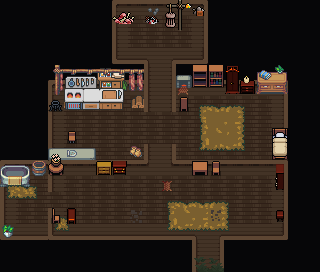

Rendered tile map (Tiled .tmx) drawn with the repository's tilesets; below, a short description and the map source with its tile grids summarised:
An orthogonal 20x17 tile map with 16x16 px tiles, 4 tile layers (Floor, Walls, Clutter, Walls Supplementary), 5 tilesets and 12 objects.

<map version="1.10" tiledversion="1.11.2" orientation="orthogonal" renderorder="right-down" width="20" height="17" tilewidth="16" tileheight="16" infinite="0" nextlayerid="9" nextobjectid="106">
 <editorsettings>
  <export format="tmx" />
 </editorsettings>
 <tileset firstgid="1" source="../../../../../common/maps/tileset/main.tsx" />
 <tileset firstgid="10113" source="../../../tileset/buildings.tsx" />
 <tileset firstgid="11905" source="../../../tileset/inn_dungeon_floor.tsx" />
 <tileset firstgid="12530" source="../../../tileset/Inn_Dungeon.tsx" />
 <tileset firstgid="17010" source="../../../tileset/inn_main.tsx" />
 <layer id="7" name="Floor" width="20" height="17">
  <data>[340 cells, 340 non-empty, 2 distinct tile ids]</data>
 </layer>
 <layer id="2" name="Walls" width="20" height="17">
  <data>[340 cells, 244 non-empty, 19 distinct tile ids]</data>
 </layer>
 <layer id="3" name="Clutter" width="20" height="17">
  <properties>
   <property name="spriteLayer" type="bool" value="true" />
  </properties>
  <data>[340 cells, 79 non-empty, 57 distinct tile ids]</data>
 </layer>
 <layer id="8" name="Walls Supplementary" width="20" height="17">
  <properties>
   <property name="spriteLayer" type="bool" value="true" />
  </properties>
  <data>[340 cells, 51 non-empty, 44 distinct tile ids]</data>
 </layer>
 <objectgroup id="4" name="Objects">
  <object id="38" template="../../../../../common/maps/obj/entry_up.tx" x="195.625" y="270.665" width="26.375" height="16">
   <properties>
    <property name="teleport" value="" />
   </properties>
  </object>
  <object id="93" template="../../../../../common/maps/obj/treasure.tx" x="270.526" y="125.614">
   <properties>
    <property name="reward">[{
    "type": "gold",
    "count": 80,
    "addMaxCount": 200
},{
  "type": "randomCard",
  "count": 1,
  "probability": 0.3,
  "rarity": [ "rare" ],
  "colors": [ "colorID" ]
}]</property>
   </properties>
  </object>
  <object id="95" template="../../../../../common/maps/obj/enemy.tx" x="153.684" y="135.789">
   <properties>
    <property name="enemy" value="Wolfkin Outcast" />
    <property name="pursueRange" type="int" value="20" />
    <property name="threatRange" type="int" value="30" />
    <property name="waypoints" value="101,102,104,105,99,100,105,101,102,104,105,99,100,105,104" />
   </properties>
  </object>
  <object id="96" template="../../../../../common/maps/obj/enemy.tx" x="151.901" y="39.0909" width="9.81818" height="10.1818">
   <properties>
    <property name="enemy" value="Immerwolf" />
    <property name="pursueRange" type="int" value="15" />
    <property name="spawn.Easy" type="bool" value="true" />
    <property name="threatRange" type="int" value="40" />
   </properties>
  </object>
  <object id="97" template="../../../../../common/maps/obj/gold.tx" x="191.579" y="32.9825">
   <properties>
    <property name="reward">[
  {
    "type": "gold",
    "count": 60,
    "addMaxCount": 50
 }
]</property>
   </properties>
  </object>
  <object id="103" template="../../../../../common/maps/obj/gold.tx" x="116.491" y="57.193">
   <properties>
    <property name="reward">[
  {
    "type": "gold",
    "count": 10,
    "addMaxCount": 20
 }
]</property>
   </properties>
  </object>
  <object id="99" template="../../../../../common/maps/obj/waypoint.tx" x="108.421" y="212.281" />
  <object id="100" template="../../../../../common/maps/obj/waypoint.tx" x="233.333" y="199.298" />
  <object id="101" template="../../../../../common/maps/obj/waypoint.tx" x="103.509" y="124.561" />
  <object id="102" template="../../../../../common/maps/obj/waypoint.tx" x="228.772" y="123.86" />
  <object id="104" template="../../../../../common/maps/obj/waypoint.tx" x="152.25" y="128" />
  <object id="105" template="../../../../../common/maps/obj/waypoint.tx" x="153.25" y="179.75" />
 </objectgroup>
</map>
